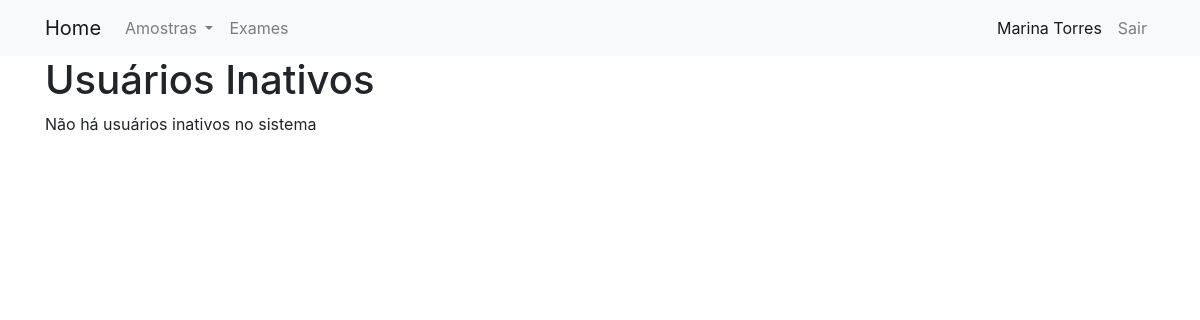
Page /usuario/usuariosInativos/ (signed in) on the earlier database version.
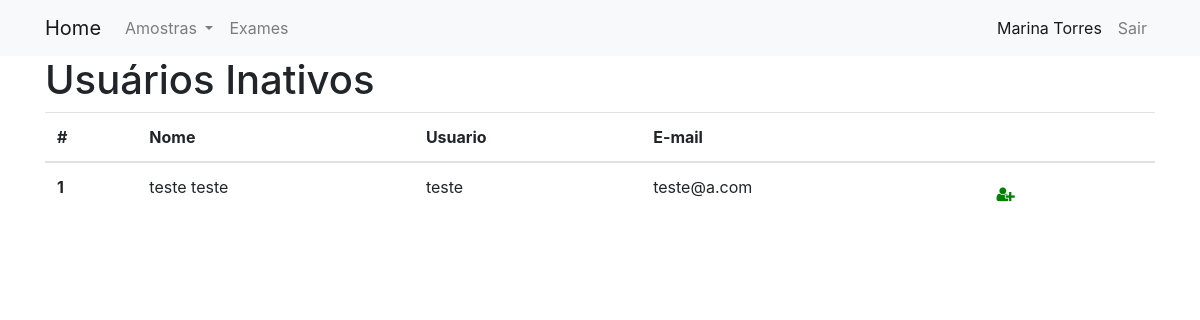
Same page on the later database version.
### Usuario/models.py (models this page shows)
class User(auth.models.User, auth.models.PermissionsMixin):
    def __str__(self):
        return "{} {}".format(self.first_name, self.last_name)
    class Meta:
        ordering = ['first_name', 'last_name']

### Usuario/views.py (the view)
# urls.py: url('usuariosInativos/', views.usuariosInativos, name='inativos'),
@login_required
def usuariosInativos(request):
    user = User.objects.filter(is_active=False)
    context = {'lista_user':user}
    return render(request, 'Usuario/usuarios_inativos.html', context)

### templates/Usuario/usuarios_inativos.html (shortened to what this page needs)
{% extends "base.html" %}
{% block arquivos_js_css %}
{% load static %}
<link rel="stylesheet" type="text/css" href="{% static 'Amostra/css/list_style.css' %}"/>
{% endblock %}
{% block content %}
    <h1>Usuários Inativos</h1>
    {% if lista_user %}
         <table id="dtBasicExample" class="table" cellspacing="0" width="100%">
          <thead >
            <th scope="col">#</th>
            <th>Nome</th>
            <th>Usuario</th>
            <th>E-mail</th>
            <th></th>
          </thead>
             <tbody>
             {% for user in lista_user %}
                <tr>
                 <th scope="row">{{ forloop.counter }}</th>
                    <td>{{ user }}</td>
                    <td>{{ user.username }}</td>
                    <td>{{ user.email}}</td>
                    <td>
                        <a href="" class="btn btn-danger-outline"
                            data-toggle="modal" data-target="#fm-modal-grid-{{user.pk}}">
                            <i class="fa fa-user-plus" aria-hidden="true" style="color:green"></i>
                        </a>
                    </td>
                </tr>
             {% endfor %}
             </tbody>
         </table>
    {% else %}
         <p>Não há usuários inativos no sistema</p>
    {% endif %}
{% endblock %}

Differences in the rows shown:
added User: last_name "teste teste", username "teste", email "teste@a.com"
Other differences:
text no longer shown: "Não há usuários inativos no sistema"
text now shown: "# Nome Usuario E-mail"
